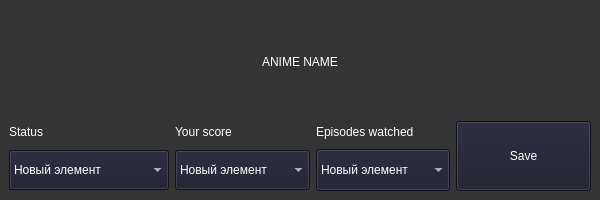
<?xml version="1.0" encoding="UTF-8"?>
<ui version="4.0">
 <class>MainWindow</class>
 <widget class="QMainWindow" name="MainWindow">
  <property name="geometry">
   <rect>
    <x>0</x>
    <y>0</y>
    <width>600</width>
    <height>200</height>
   </rect>
  </property>
  <property name="maximumSize">
   <size>
    <width>600</width>
    <height>200</height>
   </size>
  </property>
  <property name="windowTitle">
   <string>MainWindow</string>
  </property>
  <widget class="QWidget" name="centralwidget">
   <property name="maximumSize">
    <size>
     <width>600</width>
     <height>200</height>
    </size>
   </property>
   <property name="styleSheet">
    <string notr="true">background-color: rgb(52, 52, 52)</string>
   </property>
   <layout class="QGridLayout" name="gridLayout_2">
    <item row="2" column="1">
     <widget class="QComboBox" name="score_dropdown">
      <property name="minimumSize">
       <size>
        <width>0</width>
        <height>40</height>
       </size>
      </property>
      <property name="styleSheet">
       <string notr="true">color: rgb(255, 255, 255); font: 63 11pt &quot;Segoe UI Variable Display Semib&quot;;background-color: rgb(27, 27, 45)</string>
      </property>
      <item>
       <property name="text">
        <string>Новый элемент</string>
       </property>
      </item>
      <item>
       <property name="text">
        <string>Новый элемент</string>
       </property>
      </item>
     </widget>
    </item>
    <item row="0" column="0" colspan="4">
     <widget class="QLabel" name="anime_name">
      <property name="minimumSize">
       <size>
        <width>0</width>
        <height>40</height>
       </size>
      </property>
      <property name="styleSheet">
       <string notr="true">color: rgb(255, 255, 255); font: 63 20pt &quot;Segoe UI Variable Display Semib&quot;;</string>
      </property>
      <property name="text">
       <string>ANIME NAME</string>
      </property>
      <property name="alignment">
       <set>Qt::AlignCenter</set>
      </property>
     </widget>
    </item>
    <item row="1" column="1">
     <widget class="QLabel" name="score_lbl">
      <property name="minimumSize">
       <size>
        <width>0</width>
        <height>20</height>
       </size>
      </property>
      <property name="styleSheet">
       <string notr="true">color: rgb(255, 255, 255); font: 63 13pt &quot;Segoe UI Variable Display Semib&quot;;</string>
      </property>
      <property name="text">
       <string>Your score</string>
      </property>
     </widget>
    </item>
    <item row="1" column="2">
     <widget class="QLabel" name="episodes_lbl">
      <property name="minimumSize">
       <size>
        <width>0</width>
        <height>15</height>
       </size>
      </property>
      <property name="maximumSize">
       <size>
        <width>16777215</width>
        <height>15</height>
       </size>
      </property>
      <property name="styleSheet">
       <string notr="true">color: rgb(255, 255, 255); font: 63 13pt &quot;Segoe UI Variable Display Semib&quot;;</string>
      </property>
      <property name="text">
       <string>Episodes watched</string>
      </property>
     </widget>
    </item>
    <item row="2" column="0">
     <widget class="QComboBox" name="status_dropdown">
      <property name="minimumSize">
       <size>
        <width>160</width>
        <height>40</height>
       </size>
      </property>
      <property name="styleSheet">
       <string notr="true">color: rgb(255, 255, 255); font: 63 11pt &quot;Segoe UI Variable Display Semib&quot;;background-color: rgb(27, 27, 45)</string>
      </property>
      <item>
       <property name="text">
        <string>Новый элемент</string>
       </property>
      </item>
      <item>
       <property name="text">
        <string>Новый элемент</string>
       </property>
      </item>
     </widget>
    </item>
    <item row="1" column="0">
     <widget class="QLabel" name="status_lbl">
      <property name="minimumSize">
       <size>
        <width>0</width>
        <height>20</height>
       </size>
      </property>
      <property name="styleSheet">
       <string notr="true">color: rgb(255, 255, 255); font: 63 13pt &quot;Segoe UI Variable Display Semib&quot;;</string>
      </property>
      <property name="text">
       <string>Status</string>
      </property>
     </widget>
    </item>
    <item row="2" column="2">
     <widget class="QComboBox" name="episodes_dropdown">
      <property name="minimumSize">
       <size>
        <width>0</width>
        <height>40</height>
       </size>
      </property>
      <property name="maximumSize">
       <size>
        <width>16777215</width>
        <height>60</height>
       </size>
      </property>
      <property name="styleSheet">
       <string notr="true">color: rgb(255, 255, 255); font: 63 11pt &quot;Segoe UI Variable Display Semib&quot;;background-color: rgb(27, 27, 45)</string>
      </property>
      <item>
       <property name="text">
        <string>Новый элемент</string>
       </property>
      </item>
      <item>
       <property name="text">
        <string>Новый элемент</string>
       </property>
      </item>
     </widget>
    </item>
    <item row="1" column="3" rowspan="2">
     <widget class="QPushButton" name="save_btn">
      <property name="minimumSize">
       <size>
        <width>0</width>
        <height>70</height>
       </size>
      </property>
      <property name="styleSheet">
       <string notr="true">color: rgb(255, 255, 255); font: 63 11pt &quot;Segoe UI Variable Display Semib&quot;;background-color: rgb(27, 27, 45)</string>
      </property>
      <property name="text">
       <string>Save</string>
      </property>
     </widget>
    </item>
   </layout>
  </widget>
 </widget>
 <resources/>
 <connections/>
</ui>
